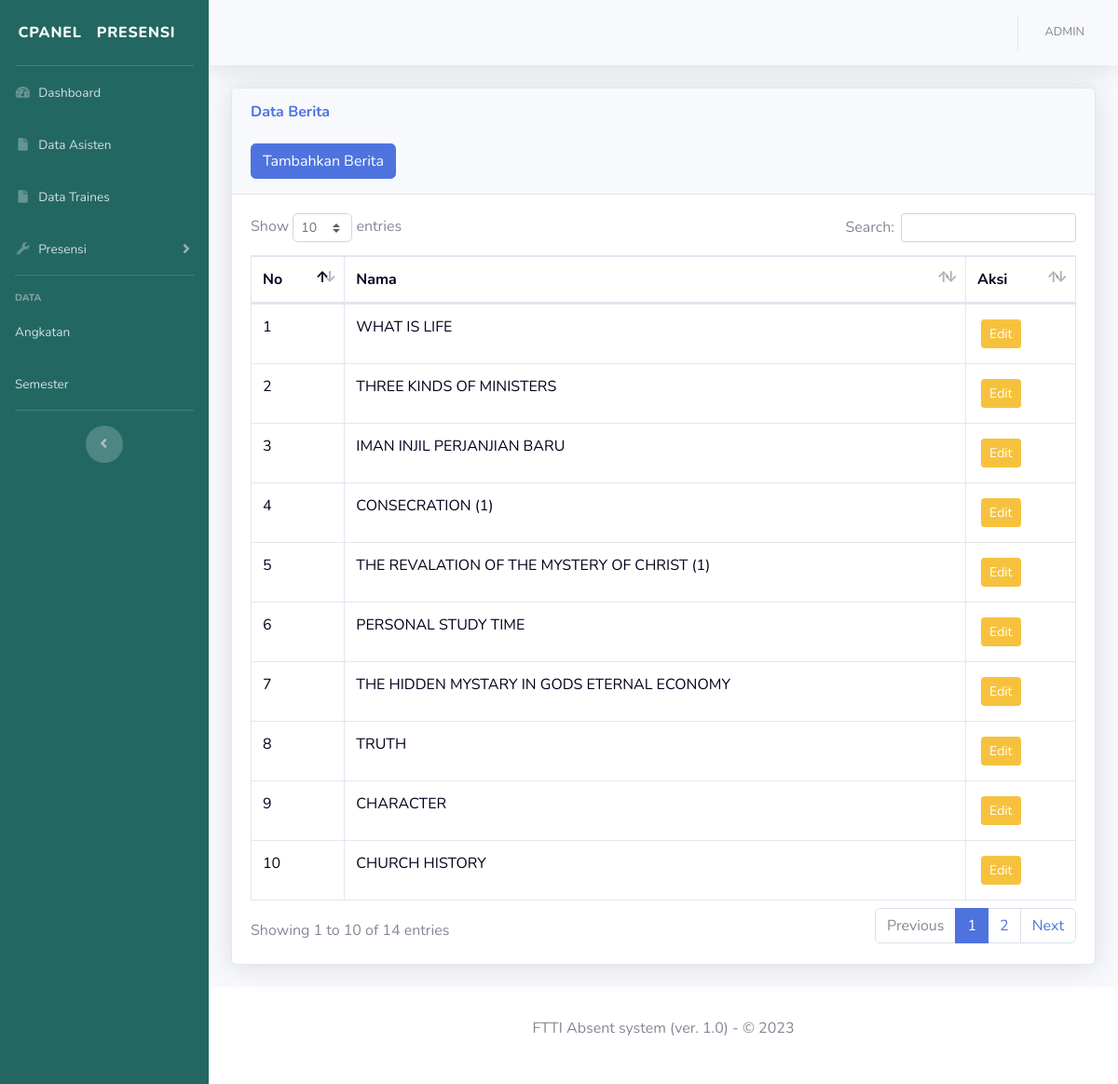
The page /Admin/berita.php (signed in) on the database its author committed.
### tables this page shows
CREATE TABLE `tb_daftar_berita` (
  `id_berita` int(11) NOT NULL,
  `daftar_berita` text NOT NULL
);

### Admin/berita.php (the view, shortened to what this page needs)
<?php
include '../koneksi.php';
$ambildata_berita = mysqli_query($conn,"SELECT * FROM `tb_daftar_berita` ORDER BY id_berita DESC");
?>
<!DOCTYPE html>
<html lang="en">
<?php
include 'head.php';
?>
<body id="page-top">
    <div id="wrapper">
    <?php
    include 'sidebar.php';
    ?>
        <div id="content-wrapper" class="d-flex flex-column">
            <div id="content">
            <?php
            include 'navbar.php';
            ?>
                 <div class="container-fluid">
<div class="card shadow mb-4">
    <div class="card-header py-3">
        <h6 class="m-0 font-weight-bold text-primary">Data Berita</h6> <br>
       <button type="button" class="btn btn-primary" data-toggle="modal" data-target="#staticBackdrop">
        Tambahkan Berita
        </button>
    </div>
    <div class="card-body">
        <div class="table-responsive">
            <table class="table table-bordered" id="dataTable" width="100%" cellspacing="0">
                <thead>
                    <tr>
                        <th>No</th>
                        <th>Nama</th>
                        <th>Aksi</th>
                    </tr>
                </thead>
                <tbody>
                <?php
                $i = 1;
                foreach ($ambildata_berita as $row) :
                ?>
                    <tr>
                        <td><?= $i; ?></td>
                        <td><?= $row['daftar_berita']; ?></td>
                        <td>
                            <a id="edit"  type="button" class="btn btn-sm m-1 btn-warning" data-toggle="modal" data-target="#Edit" data-id="<?= $row['id_berita']; ?>" data-nama="<?= $row['daftar_berita']; ?>">
                            Edit
                            </a>
                            </td>
                    </tr>
                    <?php $i++; ?>
                     <?php endforeach; ?>
                </tbody>
            </table>
        </div>
    </div>
</div>
</div>
            </div>
            <?php
                include 'fotter.php';
                ?>
        </div>
    </div>
</body>
</html>

### Admin/head.php (style rules this page uses)
table,th,tr { color: #03001C; }

### rows shown on the page
tb_daftar_berita: daftar_berita "WHAT IS LIFE"
tb_daftar_berita: daftar_berita "THREE KINDS OF MINISTERS"
tb_daftar_berita: daftar_berita "IMAN INJIL PERJANJIAN BARU"
tb_daftar_berita: daftar_berita "CONSECRATION (1)"
tb_daftar_berita: daftar_berita "THE REVALATION OF THE MYSTERY OF CHRIST (1)"
tb_daftar_berita: daftar_berita "PERSONAL STUDY TIME"
tb_daftar_berita: daftar_berita "THE HIDDEN MYSTARY IN GODS ETERNAL ECONOMY"
tb_daftar_berita: daftar_berita "TRUTH"
tb_daftar_berita: daftar_berita "CHARACTER"
tb_daftar_berita: daftar_berita "CHURCH HISTORY"
